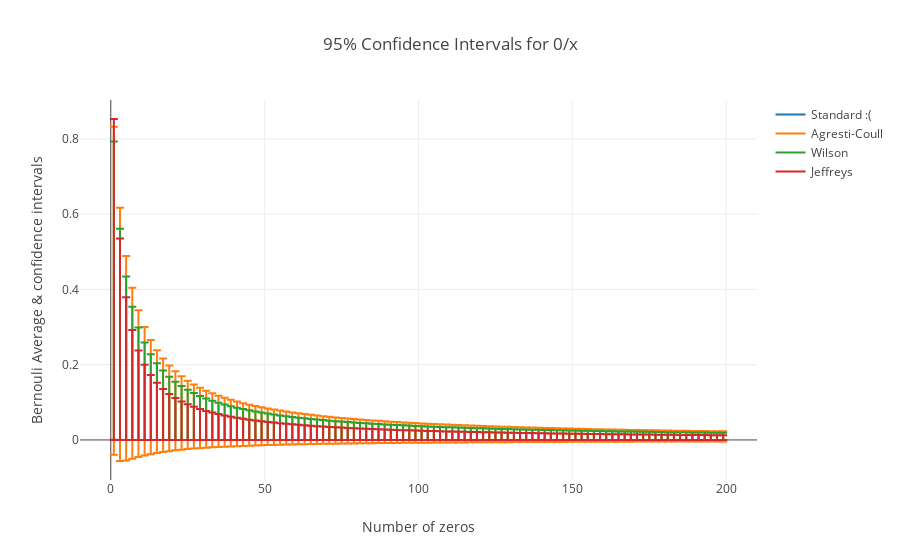

The notebook cell saved with this chart:
### Markdown cell above
### 0/x

### Code cell
xpts = np.arange(1,200,2)
# standard = [np.sqrt(x*(1-x))/np.sqrt(50) for x in xpts]
standardBounds = getErrBars_(0, xpts, 'normal')
acBounds = getErrBars_(0, xpts, 'agresti_coull')
wilsonBounds = getErrBars_(0, xpts, 'wilson')
jeffreysBounds = getErrBars_(0, xpts, 'jeffreys')
zeros = np.zeros(len(xpts))
data = [go.Scatter( x=xpts, y=zeros,
            error_y={'type':'data','symmetric':False,'array':standardBounds[0],
            'arrayminus':standardBounds[1]}, name='Standard :(')]
data.append(go.Scatter( x=xpts, y=zeros,
            error_y={'type':'data','symmetric':False,'array':acBounds[1],
            'arrayminus':acBounds[0]}, name='Agresti-Coull'))
data.append(go.Scatter( x=xpts, y=zeros,
            error_y={'type':'data','symmetric':False,'array':wilsonBounds[1],
            'arrayminus':wilsonBounds[0]}, name='Wilson'))
data.append(go.Scatter( x=xpts, y=zeros,
            error_y={'type':'data','symmetric':False,'array':jeffreysBounds[1],
            'arrayminus':jeffreysBounds[0]}, name='Jeffreys'))
layout = go.Layout(title='95% Confidence Intervals for 0/x', xaxis={'title':'Number of zeros'},yaxis={'title':'Bernouli Average & confidence intervals'})
fig = go.Figure(data=data, layout=layout)
plt.iplot(fig);
